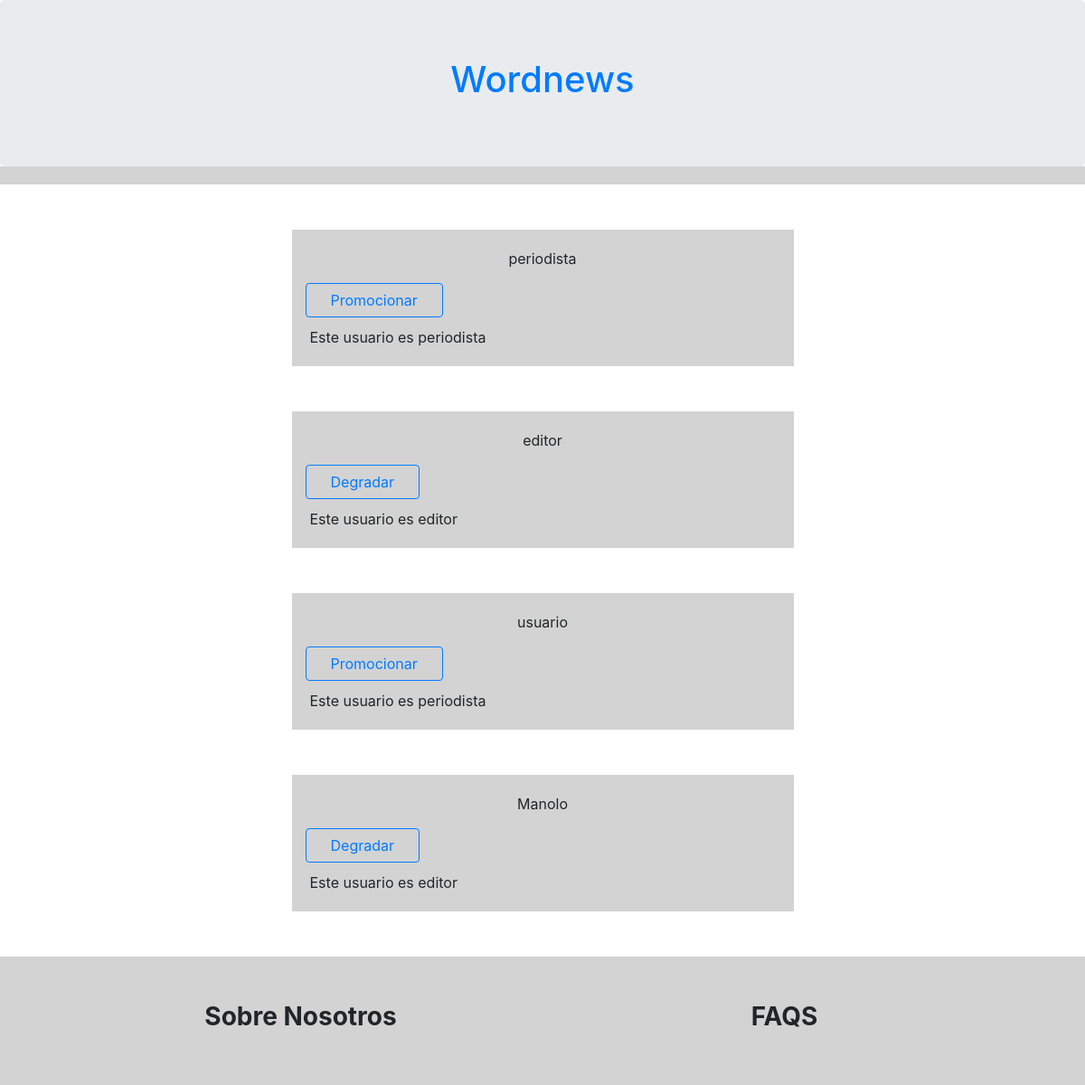
The app's page /lista_usuarios.php with its own data.
### tables this page shows
CREATE TABLE `usuarios` (
  `idusuario` int(11) NOT NULL COMMENT 'Valor autonumérico que identifica a cada usuario.',
  `idtipou` int(11) NOT NULL COMMENT 'Clave foránea al campo id_tipousuario de la tabla tipousuarios.',
  `nombre_usuario` varchar(50) NOT NULL COMMENT 'Nombre del usuario registrado.',
  `pass` varchar(20) NOT NULL COMMENT 'Contraseña de acceso a la cuenta del usuario registrado.',
  `mail` varchar(70) NOT NULL COMMENT 'Dirección de correo electrónico del usuario registrado. Sirve para referenciar la cuenta del usuario registrado cuando accede a la aplicación web.'
);

CREATE TABLE `tipousuarios` (
  `id_tipousuario` int(11) NOT NULL COMMENT 'Clave primaria autonumérica para identificar cada tipo de usuario.',
  `tipousuario` varchar(45) NOT NULL COMMENT 'Tipo de usuario del usuario registrado.'
);

### controllers/controlador_lista_usuarios.php (called while the page is built, shortened)
<?php
require_once("models/modelo_usuario.php");
$per=new usuario();
$usuarios=$per->get_all_usuarios();
require_once("views/vista_lista_usuarios.phtml");
 ?>

### lista_usuarios.php (called while the page is built)
<?php
require_once("db/db.php");
require_once("controllers/controlador_lista_usuarios.php");
 ?>

### db/db.php (called while the page is built)
<?php
class Conectar{
    public static function conexion(){
        $conexion=new mysqli("localhost", "root","root", "wordnews");
        $conexion->query("SET NAMES 'utf8'");
        return $conexion;
    }
}
?>

### models/modelo_usuario.php (called while the page is built, shortened)
<?php
class usuario{
    private $db;
    private $personas;
    public function __construct(){
        $this->db=Conectar::conexion();
        $this->personas=array();
    }
    public function get_all_usuarios(){
      $consulta=$this->db->query("select * from usuarios inner join tipousuarios on usuarios.idtipou = tipousuarios.id_tipousuario");
      while($filas=$consulta->fetch_assoc()){
          $this->personas[]=$filas;
      }
      return $this->personas;
    }
}
?>

### views/vista_lista_usuarios.phtml (the view, shortened to what this page needs)
<!DOCTYPE html>
<html>
<head>
  <link rel="stylesheet" type="text/css" href="css/bootstrap.css">
</head>
<body>
  <div class="jumbotron text-center" style="margin-bottom: 0px;">
    <a href="usuario_registrado.php"><h1>Wordnews</h1></a>
  </div>
  <div class="container-fluid" style="background-color: lightgrey; padding-top:10px; padding-bottom:10px">
  </div>
  <div class="container" align="center">
        <?php
          for($i=1; $i<count($usuarios); $i++){
            echo "<div class='row' style='background-color: lightgrey; width: 50%; padding: 20px; margin-top:50px; margin-bottom:50px;'>";
            echo "<div class='col-md-12' style='margin-bottom:15px;'>";
            echo $usuarios[$i]['nombre_usuario'];
            echo "</div>";
            echo "<div class='row'>";
            if($usuarios[$i]['tipousuario']=='periodista'){
              echo "<a href='gestion_usuario.php?id=" . $usuarios[$i]['id_tipousuario'] . "&tipo=" . $usuarios[$i]['tipousuario'] . "' class='btn btn-outline-primary' style='margin-left: 10px;'>
                <div class='col-md-5'>Promocionar</div>
              </a>";
              echo "<div class='col-md-12' style='margin-top:10px;text-align:left;'>Este usuario es " . $usuarios[$i]['tipousuario'] . "</div>";
            }else if($usuarios[$i]['tipousuario']=='editor'){
              echo "<a href='gestion_usuario.php?id=" . $usuarios[$i]['id_tipousuario'] . "&tipo=" . $usuarios[$i]['tipousuario'] . "' class='btn btn-outline-primary' style='margin-left: 10px;'>
                <div class='col-md-5'>Degradar</div>
              </a>";
              echo "<div class='col-md-12' style='margin-top:10px;text-align:left;'>Este usuario es " . $usuarios[$i]['tipousuario'] ."</div>";
            }else if($usuarios[$i]['tipousuario']=='admin'){
              echo "Este usuario es administrador";
            }
            echo "</div>";
            echo "</div>";
          }
         ?>
  </div>
  <footer class="page-footer" style="background-color: lightgrey">
      <div class="container" style="padding: 50px">
        <div class="row" align="center">
          <h3 class="col-md-6 font-weight-bold font-size-30">Sobre Nosotros</h3>
          <h3 class="col-md-6 font-weight-bold">FAQS</h3>
        </div>
      </div>
  </footer>

### records on screen
usuarios: nombre_usuario "periodista", idtipou.tipousuario "periodista"
usuarios: nombre_usuario "editor", idtipou.tipousuario "editor"
usuarios: nombre_usuario "usuario", idtipou.tipousuario "periodista"
usuarios: nombre_usuario "Manolo", idtipou.tipousuario "editor"
